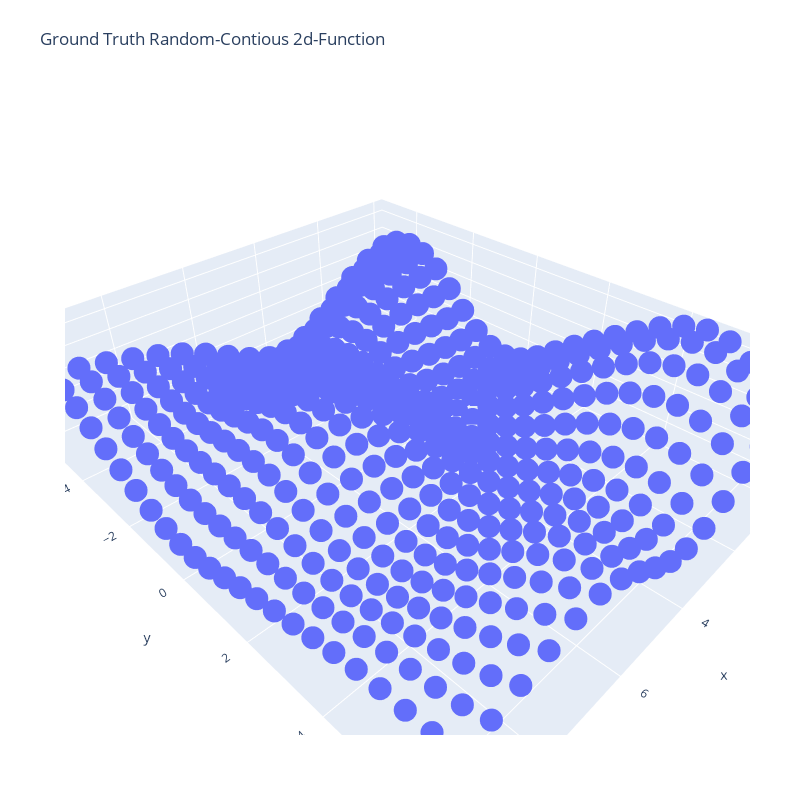

Notebook source saved alongside this figure:
### Markdown cell above
# 2d random-continous-function

### Code cell
dr_x   = np.array([0.6, 0.5])
domain = np.array([[ 0.0, 10.0],
                   [-5.0,  7.0]])

f = ndrcf(domain, dr_x, μ_i=None)
print(f.shape)

plot2d(data = f)

### Figure 1 — Plotly figure (JSON) as saved in the notebook; plotly's stock layout.template omitted (floating-point values rounded to 4 significant figures; data arrays with more than 128 entries replaced by an {"elided": "..."} marker saying what was removed)
{"data": [{"mode": "markers", "type": "scatter3d", "x": {"elided": "408 float values"}, "y": {"elided": "408 float values"}, "z": {"elided": "408 float values"}}], "layout": {"autosize": true, "height": 800, "margin": {"b": 65, "l": 65, "r": 50, "t": 90}, "title": {"text": "Ground Truth Random-Contious 2d-Function"}, "width": 800}}
